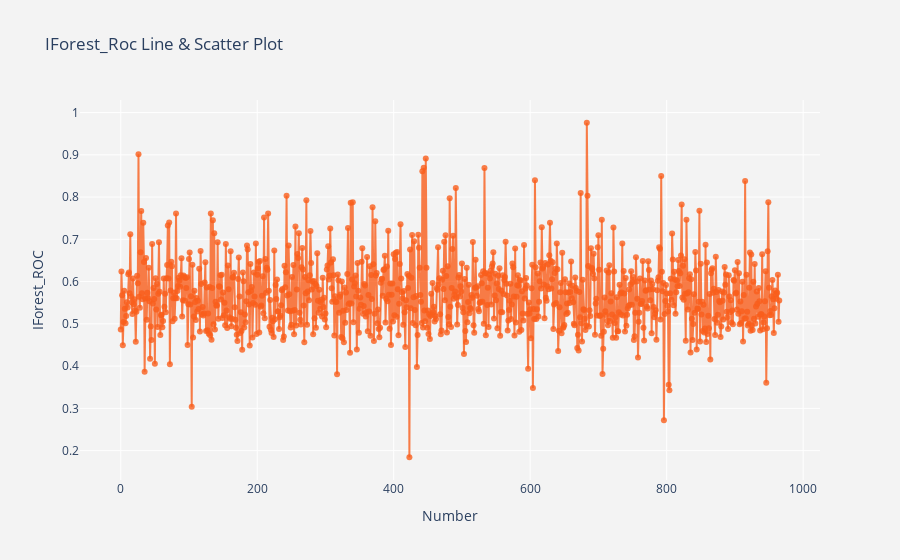

This figure's notebook cell:
### Code cell
# 可视化展示
x_ = [x for x in range(len(iforest_roc))]
trace = go.Scatter(x = x_, y = iforest_roc, mode = "lines + markers", name = "IForest_ROC",
                   marker = dict(color='rgba(249, 94, 28, 0.8)', size=6),
                  )
data = [trace]
layout = dict(title = 'IForest_Roc Line & Scatter Plot',
              xaxis = dict(title='Number', ticklen=5, zeroline=False, zerolinewidth=1, gridcolor="white"),
              yaxis = dict(title='IForest_ROC', ticklen= 5, zeroline= False, zerolinewidth=1, gridcolor="white",),
              paper_bgcolor='rgb(243, 243, 243)',
              plot_bgcolor='rgb(243, 243, 243)' )
fig = dict(data=data, layout=layout)
iplot(fig)

### Figure 1 — Plotly figure (JSON) as saved in the notebook; plotly's stock layout.template omitted (floating-point values rounded to 4 significant figures; data arrays with more than 128 entries replaced by an {"elided": "..."} marker saying what was removed)
{"data": [{"marker": {"color": "rgba(249, 94, 28, 0.8)", "size": 6}, "mode": "lines+markers", "name": "IForest_ROC", "type": "scatter", "x": {"elided": "966 int values"}, "y": {"elided": "966 float values"}}], "layout": {"paper_bgcolor": "rgb(243, 243, 243)", "plot_bgcolor": "rgb(243, 243, 243)", "title": {"text": "IForest_Roc Line & Scatter Plot"}, "xaxis": {"gridcolor": "white", "ticklen": 5, "title": {"text": "Number"}, "zeroline": false, "zerolinewidth": 1}, "yaxis": {"gridcolor": "white", "ticklen": 5, "title": {"text": "IForest_ROC"}, "zeroline": false, "zerolinewidth": 1}}}
